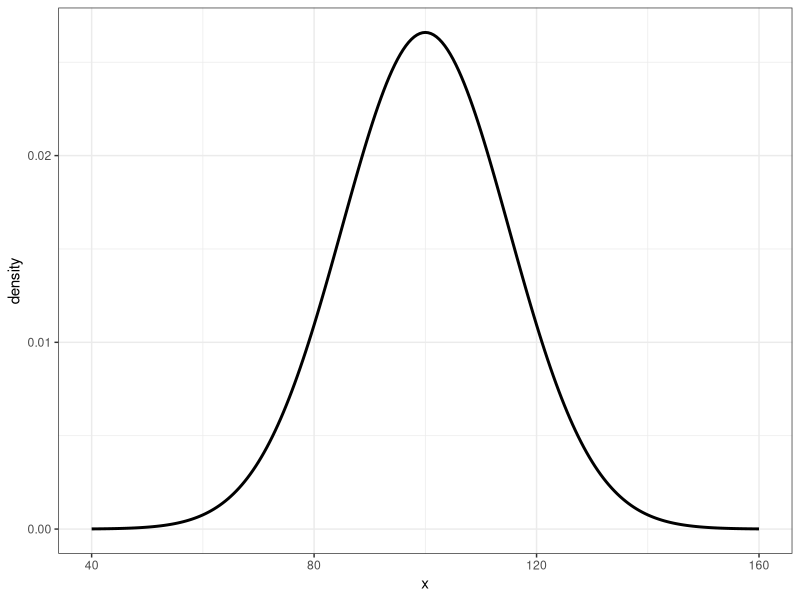
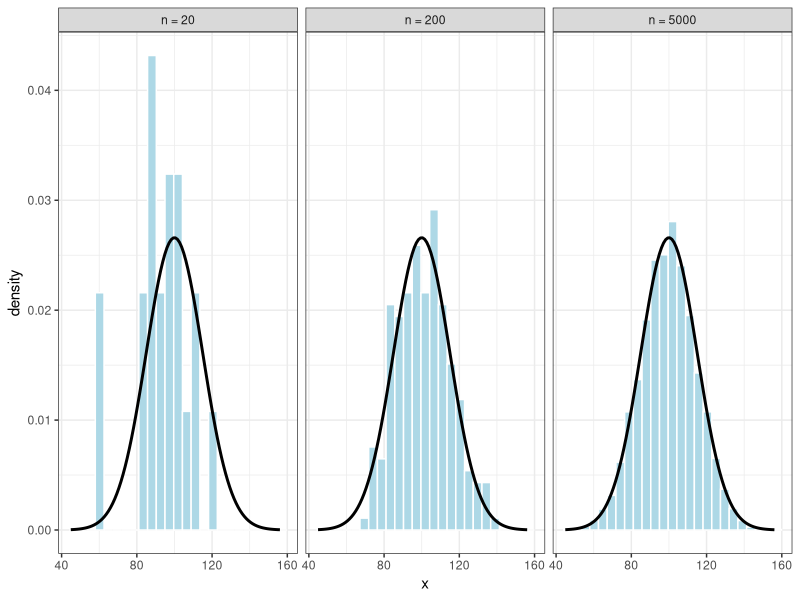
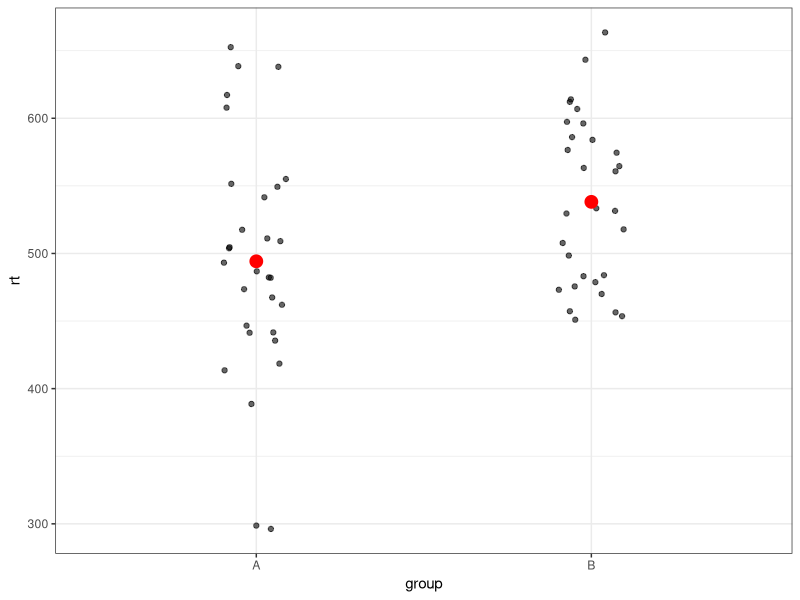
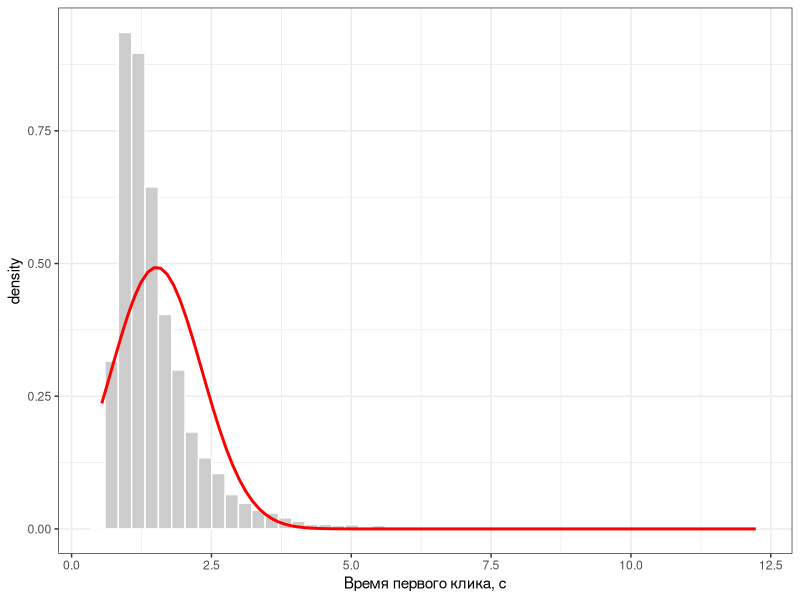

Reproduce these figures in R, in order.
## ---- chunk 1
knitr::opts_chunk$set(echo = TRUE, eval = TRUE, warning = FALSE, message = FALSE, error = FALSE)
## ---- chunk 2
library(tidyverse)
theme_set(theme_bw())
## ---- chunk 3
sample(1:100, 5)
sample(1:100, 5)
## ---- chunk 4
set.seed(2026)
sample(1:100, 5)

set.seed(2026)
sample(1:100, 5)
## ---- chunk 5
set.seed(2026)
rnorm(n = 10, mean = 100, sd = 15)
## ---- chunk 6
dnorm(x = c(70, 100, 130), mean = 100, sd = 15)
## ---- chunk 7
#| label: fig-dnorm
#| fig-cap: "Плотность нормального распределения $N(100, 15)$"
#| fig-height: 3.5
tibble(x = seq(40, 160, by = 0.5)) |>
  mutate(density = dnorm(x, mean = 100, sd = 15)) |>
  ggplot(aes(x, density)) +
  geom_line(linewidth = 1)
## ---- chunk 8
dbinom(x = 15, size = 30, prob = 0.5)
## ---- chunk 9
pnorm(q = 85, mean = 100, sd = 15)
## ---- chunk 10
pnorm(q = 130, mean = 100, sd = 15, lower.tail = FALSE)
1 - pnorm(q = 130, mean = 100, sd = 15)
## ---- chunk 11
pnorm(115, mean = 100, sd = 15) - pnorm(85, mean = 100, sd = 15)
## ---- chunk 12
qnorm(p = 0.5, mean = 100, sd = 15)   # медиана
qnorm(p = 0.95, mean = 100, sd = 15)  # значение, ниже которого 95% людей
## ---- chunk 13
qnorm(c(0.025, 0.975))
## ---- chunk 14
qnorm(pnorm(1.5))
## ---- chunk 15
set.seed(2026)
runif(n = 5, min = 0, max = 10)
## ---- chunk 16
#| label: fig-rnorm-n
#| fig-cap: "Выборки разного объёма из одного и того же нормального распределения. Чем больше выборка, тем ближе её форма к форме теоретического распределения (чёрная линия)"
#| fig-height: 3.5
set.seed(2026)
bind_rows(
  tibble(n = "n = 20",   x = rnorm(20,   mean = 100, sd = 15)),
  tibble(n = "n = 200",  x = rnorm(200,  mean = 100, sd = 15)),
  tibble(n = "n = 5000", x = rnorm(5000, mean = 100, sd = 15))
) |>
  mutate(n = fct_inorder(n)) |>
  ggplot(aes(x)) +
  geom_histogram(aes(y = after_stat(density)), bins = 25,
                 fill = "lightblue", colour = "white") +
  stat_function(fun = dnorm, args = list(mean = 100, sd = 15), linewidth = 1) +
  facet_wrap(~ n)
## ---- chunk 17
set.seed(2026)
x <- rnorm(20, mean = 100, sd = 15)
c(mean = mean(x), sd = sd(x))
## ---- chunk 18
set.seed(2026)
rbinom(n = 10, size = 20, prob = 0.25)
## ---- chunk 19
set.seed(2026)
rbinom(n = 10, size = 1, prob = 0.7)
## ---- chunk 20
set.seed(2026)
rpois(n = 10, lambda = 3)
## ---- chunk 21
set.seed(2026)
sample(1:5, size = 10, replace = TRUE)
## ---- chunk 22
set.seed(2026)
sample(1:5, size = 10, replace = TRUE, prob = c(0.05, 0.1, 0.2, 0.4, 0.25))
## ---- chunk 23
set.seed(2026)
group <- sample(rep(c("контроль", "эксперимент"), each = 10))
table(group)
## ---- chunk 24
set.seed(2026)

sim <- tibble(
  id    = 1:60,
  group = rep(c("A", "B"), each = 30),
  rt    = c(rnorm(30, mean = 500, sd = 80),
            rnorm(30, mean = 550, sd = 80))
)

sim |>
  summarise(mean_rt = mean(rt), sd_rt = sd(rt), .by = group)
## ---- chunk 25
#| label: fig-sim
#| fig-cap: "Симулированные времена реакции в двух группах"
#| fig-height: 3.5
ggplot(sim, aes(group, rt)) +
  geom_jitter(width = 0.1, alpha = 0.6) +
  stat_summary(fun = mean, geom = "point", size = 4, colour = "red")
## ---- chunk 26
set.seed(2026)

map_dbl(1:5, \(i) {
  a <- rnorm(30, mean = 500, sd = 80)
  b <- rnorm(30, mean = 550, sd = 80)
  mean(b) - mean(a)
})
## ---- chunk 27
#| label: fig-sharexp-time
#| fig-cap: "Распределение времени первого клика в эксперименте `sharexp` (серая гистограмма) и нормальное распределение с теми же средним и стандартным отклонением (линия)"
#| fig-height: 3.5
share <- read_csv("data/sharexp/share_clean.csv", show_col_types = FALSE)

m <- mean(share$time1); s <- sd(share$time1)

ggplot(share, aes(time1)) +
  geom_histogram(aes(y = after_stat(density)), bins = 50,
                 fill = "grey80", colour = "white") +
  stat_function(fun = dnorm, args = list(mean = m, sd = s),
                colour = "red", linewidth = 1) +
  labs(x = "Время первого клика, с")
